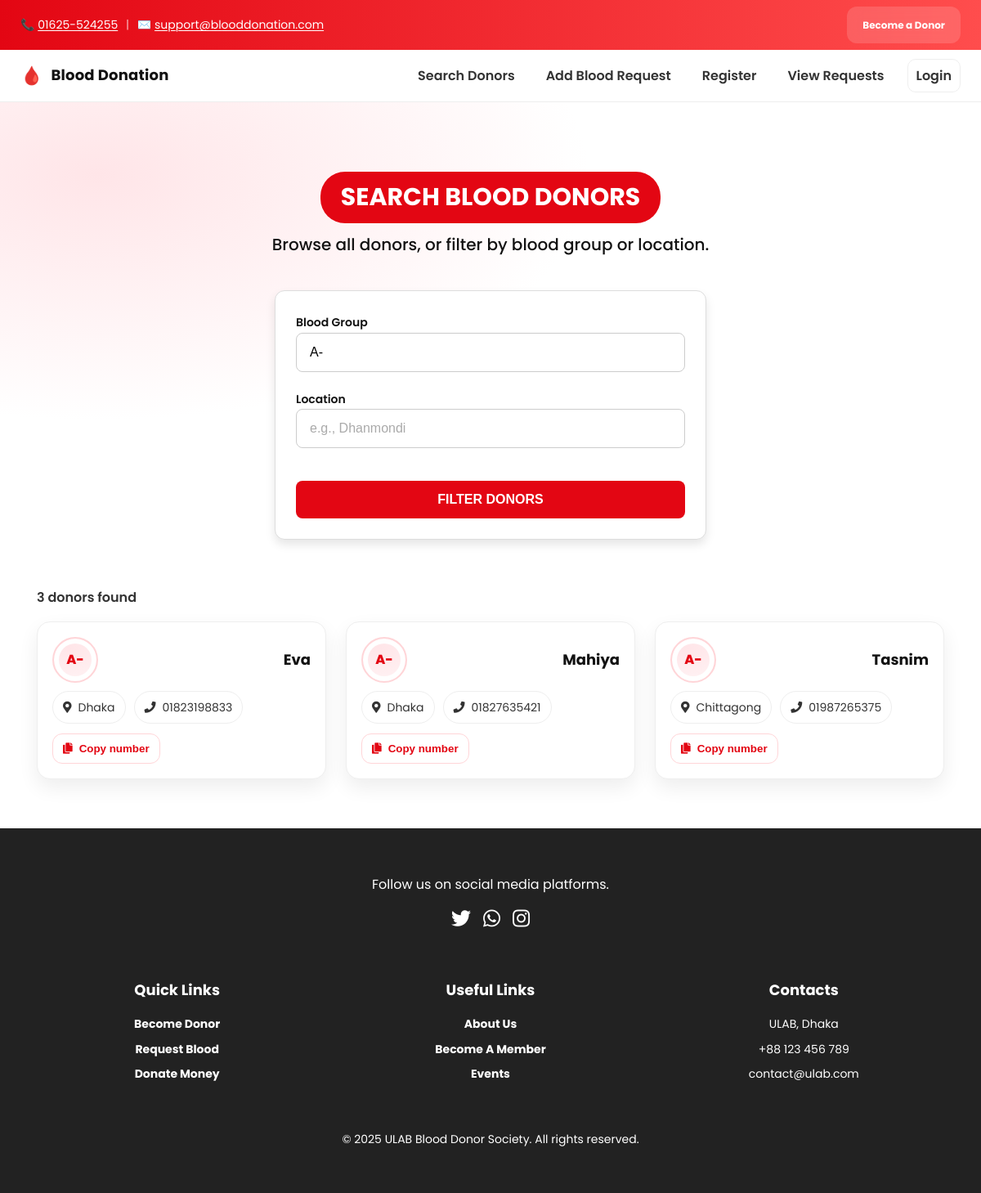
The app's page /search.php?blood_group=A- with its own data.
### tables this page shows
CREATE TABLE `donors` (
  `id` int(11) NOT NULL,
  `user_id` int(11) DEFAULT NULL,
  `age` int(11) DEFAULT NULL,
  `gender` varchar(10) DEFAULT NULL,
  `blood_group` varchar(5) DEFAULT NULL,
  `contact` varchar(20) DEFAULT NULL,
  `location` varchar(100) DEFAULT NULL
);

CREATE TABLE `users` (
  `id` int(11) NOT NULL,
  `name` varchar(100) DEFAULT NULL,
  `email` varchar(100) DEFAULT NULL,
  `password` varchar(255) DEFAULT NULL,
  `role` enum('donor','seeker') DEFAULT NULL,
  `created_at` timestamp NOT NULL DEFAULT current_timestamp()
);

### search.php (the view, shortened to what this page needs)
<?php
include 'db.php';
$blood_group = isset($_GET['blood_group']) ? trim($_GET['blood_group']) : '';
$location    = isset($_GET['location']) ? trim($_GET['location']) : '';
$sql = "SELECT u.name, d.blood_group, d.location, d.contact
        FROM donors d
        JOIN users u ON u.id = d.user_id
        WHERE 1=1";
$types = '';
$params = [];
if ($blood_group !== '') {
  $sql .= " AND d.blood_group LIKE ?";
  $types .= 's';
  $params[] = '%' . $blood_group . '%';
}
$sql .= " ORDER BY u.name ASC";
$stmt = mysqli_prepare($conn, $sql);
if ($types !== '') {
  mysqli_stmt_bind_param($stmt, $types, ...$params);
}
mysqli_stmt_execute($stmt);
$result = mysqli_stmt_get_result($stmt);
$donors = [];
if ($result) {
  while ($row = mysqli_fetch_assoc($result)) {
    $donors[] = $row;
  }
}
$total = count($donors);
?>
<!DOCTYPE html>
<html lang="en">
<head>
  <link rel="stylesheet" href="style.css" />
  <link rel="stylesheet" href="https://cdnjs.cloudflare.com/ajax/libs/font-awesome/5.15.3/css/all.min.css">
</head>
<body>
  <div class="topbar">
    <div class="container topbar__inner">
      <div class="topbar__contact">
        <span>📞 <a href="tel:01625524255">01625-524255</a></span>
        <span class="divider">|</span>
        <span>✉️ <a href="mailto:support@blooddonation.com">support@blooddonation.com</a></span>
      </div>
      <div class="topbar__cta">
        <a class="btn btn-xxs btn-light" href="register.php" aria-label="Become a donor">Become a Donor</a>
      </div>
    </div>
  </div>
  <header class="site-header">
    <div class="container header__inner">
      <a href="index.php" class="brand" aria-label="Home">
        <span class="brand__mark">🩸</span>
        <span class="brand__text">Blood Donation</span>
      </a>
      <nav id="site-nav" class="nav">
        <ul>
          <li><a href="search.php">Search Donors</a></li>
          <li><a href="request_blood.php">Add Blood Request</a></li>
          <li><a href="register.php">Register</a></li>
          <li><a href="view_requests.php">View Requests</a></li>
          <?php if (isset($_SESSION['user_id'])): ?>
            <li><a href="logout.php" class="btn-link">Logout</a></li>
          <?php else: ?>
            <li><a href="login.php" class="btn-link">Login</a></li>
          <?php endif; ?>
        </ul>
      </nav>
    </div>
  </header>
  <main class="search-page page-blush">
    <div class="container">
      <div class="search-header">
        <h2>Search Blood Donors</h2>
        <p class="description">Browse all donors, or filter by blood group or location.</p>
      </div>
      <form class="search-form" method="GET" action="">
        <div>
          <label for="blood_group">Blood Group</label>
          <input type="text" id="blood_group" name="blood_group"
                 value="<?php echo htmlspecialchars($blood_group); ?>"
                 placeholder="e.g., A+, O-, B">
        </div>
        <div>
          <label for="location">Location</label>
          <input type="text" id="location" name="location"
                 value="<?php echo htmlspecialchars($location); ?>"
                 placeholder="e.g., Dhanmondi">
        </div>
        <button type="submit" class="btn btn-submit">Filter Donors</button>
      </form>
    </div>
    <div class="container results-container">
      <div class="results-meta">
        <?php if ($total > 0): ?>
          <?php echo $total; ?> donor<?php echo $total>1?'s':''; ?> found
        <?php else: ?>
          No donors match your filters.
        <?php endif; ?>
      </div>
      <?php if ($total > 0): ?>
        <div class="donor-cards">
          <?php foreach ($donors as $d): ?>
            <?php
              $n = htmlspecialchars($d['name']);
              $bg = htmlspecialchars($d['blood_group']);
              $loc = htmlspecialchars($d['location']);
              $phone = htmlspecialchars($d['contact']);
            ?>
            <article class="donor-card" aria-label="Donor card">
              <div class="donor-card__row">
                <div class="donor-badge" title="Blood group">
                  <?php echo $bg !== '' ? $bg : '—'; ?>
                </div>
                <div class="donor-name"><?php echo $n; ?></div>
              </div>
              <div class="donor-meta">
                <span class="chip" title="Location">
                  <i class="fas fa-map-marker-alt" aria-hidden="true"></i><?php echo $loc !== '' ? $loc : 'Not specified'; ?>
                </span>
                <span class="chip" title="Contact">
                  <i class="fas fa-phone" aria-hidden="true"></i><?php echo $phone !== '' ? $phone : 'Not provided'; ?>
                </span>
              </div>
              <div class="donor-actions">
                <?php if ($phone !== ''): ?>
                  <button class="btn-copy" type="button" data-phone="<?php echo $phone; ?>">
                    <i class="fas fa-copy"></i> Copy number
                  </button>
                <?php endif; ?>
              </div>
            </article>
          <?php endforeach; ?>
        </div>
      <?php else: ?>
        <div class="no-donors">No donors found.</div>
      <?php endif; ?>
    </div>
  </main>
  <footer class="site-footer">
    <div class="container footer__inner">
      <div class="footer__social">
        <p>Follow us on social media platforms.</p>
        <div class="social-icons">
          <a href="twitter-link"><i class="fab fa-twitter"></i></a>
          <a href="whatsapp-link"><i class="fab fa-whatsapp"></i></a>
          <a href="instagram-link"><i class="fab fa-instagram"></i></a>
        </div>
      </div>
      <div class="footer__links">
        <div class="footer__column">
          <h4>Quick Links</h4>
          <ul>
            <li><a href="become-donor.php">Become Donor</a></li>
            <li><a href="request-blood.php">Request Blood</a></li>
            <li><a href="donate-money.php">Donate Money</a></li>
          </ul>
        </div>
        <div class="footer__column">
          <h4>Useful Links</h4>
          <ul>
            <li><a href="about-us.php">About Us</a></li>
            <li><a href="become-member.php">Become A Member</a></li>
            <li><a href="events.php">Events</a></li>
          </ul>
        </div>
        <div class="footer__column">
          <h4>Contacts</h4>
          <ul>
            <li>ULAB, Dhaka</li>
            <li>+88 123 456 789</li>
            <li>contact@ulab.com</li>
          </ul>
        </div>
      </div>
      <p>&copy; <?php echo date('Y'); ?> ULAB Blood Donor Society. All rights reserved.</p>
    </div>
  </footer>
</body>
</html>

### search.php (style rules this page uses)
.search-page .container.results-container { max-width: 1150px; }
.donor-cards { width:100%; display:grid; grid-template-columns: repeat(3, minmax(0, 1fr)); gap:24px; margin-top:16px; }
.results-meta { margin:18px 0 8px; font-weight:600; color:var(--ink-2); }
.donor-card { background:#fff; border:1px solid var(--line); border-radius:16px; box-shadow: var(--shadow); padding:18px; transition: transform .15s ease, box-shadow .2s ease, border-color .2s ease; }
.donor-card__row { display:flex; align-items:center; justify-content:space-between; gap:12px; }
.donor-badge { display:inline-flex; align-items:center; justify-content:center; min-width:56px; height:56px; border-radius:999px; font-weight:800; border:2px solid #ffd5d8; box-shadow: inset 0 0 0 6px #fff; background: radial-gradient(240px 120px at 30% 20%, #ffe5e8 0%, #fff 70%); color: var(--brand); }
.donor-name { font-size:18px; font-weight:700; color:var(--ink); }
.donor-meta { margin-top:10px; display:flex; flex-wrap:wrap; gap:10px; }
.donor-meta .chip { display:inline-flex; align-items:center; gap:8px; background:#fff; border:1px solid var(--line); border-radius:999px; padding:8px 12px; font-size:14px; color:var(--ink-2); }
.donor-actions { margin-top:12px; display:flex; gap:10px; flex-wrap:wrap; }
.btn-copy { display:inline-flex; align-items:center; gap:8px; border:1px solid #ffd5d8; border-radius:12px; padding:10px 12px; font-weight:700; background:#fff; color:var(--brand); transition: background .2s ease, border-color .2s ease, transform .04s ease; cursor:pointer; text-decoration:none; }

### records on screen
donors: blood_group "A-", user.name "Eva", location "Dhaka", contact "01823198833"
donors: blood_group "A-", user.name "Mahiya", location "Dhaka", contact "01827635421"
donors: blood_group "A-", user.name "Tasnim", location "Chittagong", contact "01987265375"

### other values on screen
$total "3"
